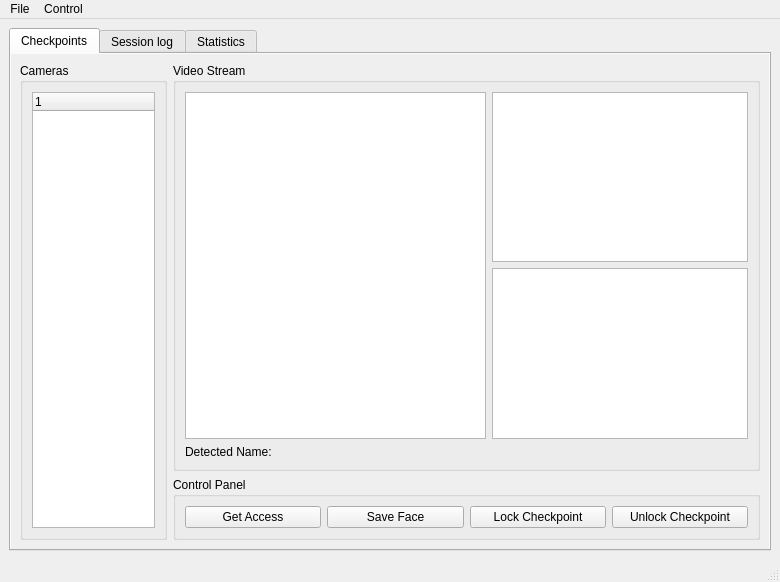
<?xml version="1.0" encoding="UTF-8"?>
<ui version="4.0">
 <author>Kolpakov Denis</author>
 <class>MainWindow</class>
 <widget class="QMainWindow" name="MainWindow">
  <property name="geometry">
   <rect>
    <x>0</x>
    <y>0</y>
    <width>780</width>
    <height>582</height>
   </rect>
  </property>
  <property name="windowTitle">
   <string>BACS Control Panel</string>
  </property>
  <property name="windowIcon">
   <iconset>
    <normaloff>../../../Projects/BiometricACS/BiometricACS/Source/Program.ico</normaloff>../../../Projects/BiometricACS/BiometricACS/Source/Program.ico</iconset>
  </property>
  <widget class="QWidget" name="centralwidget">
   <layout class="QGridLayout" name="gridLayout_2" columnstretch="1,4">
    <item row="0" column="0" rowspan="3" colspan="2">
     <widget class="QTabWidget" name="tabPresenter">
      <property name="autoFillBackground">
       <bool>true</bool>
      </property>
      <property name="currentIndex">
       <number>0</number>
      </property>
      <widget class="QWidget" name="tabCheckpoints">
       <property name="autoFillBackground">
        <bool>true</bool>
       </property>
       <attribute name="title">
        <string>Сheckpoints</string>
       </attribute>
       <layout class="QGridLayout" name="gridLayout_3" columnstretch="1,4">
        <item row="0" column="1">
         <widget class="QGroupBox" name="gbVideoStream">
          <property name="title">
           <string>Video Stream</string>
          </property>
          <layout class="QGridLayout" name="gridLayout" columnstretch="2,0">
           <item row="0" column="1">
            <widget class="QGraphicsView" name="gvLandmarksDetection"/>
           </item>
           <item row="0" column="0" rowspan="2">
            <widget class="QGraphicsView" name="gvFaceDetection">
             <property name="frameShape">
              <enum>QFrame::StyledPanel</enum>
             </property>
             <property name="frameShadow">
              <enum>QFrame::Sunken</enum>
             </property>
            </widget>
           </item>
           <item row="1" column="1">
            <widget class="QGraphicsView" name="gvFaceNormalization"/>
           </item>
           <item row="2" column="0" colspan="2">
            <widget class="QLabel" name="lblDetectedName">
             <property name="text">
              <string>Detected Name:</string>
             </property>
            </widget>
           </item>
          </layout>
         </widget>
        </item>
        <item row="1" column="1">
         <widget class="QGroupBox" name="gbControlPanel">
          <property name="title">
           <string>Control Panel</string>
          </property>
          <layout class="QHBoxLayout" name="horizontalLayout_2">
           <item>
            <widget class="QPushButton" name="btnGetAccess">
             <property name="text">
              <string>Get Access</string>
             </property>
            </widget>
           </item>
           <item>
            <widget class="QPushButton" name="btnSaveFace">
             <property name="text">
              <string>Save Face</string>
             </property>
            </widget>
           </item>
           <item>
            <widget class="QPushButton" name="btnLockCheckpoint">
             <property name="text">
              <string>Lock Checkpoint</string>
             </property>
            </widget>
           </item>
           <item>
            <widget class="QPushButton" name="btnUnlockCheckpoint">
             <property name="text">
              <string>Unlock Checkpoint</string>
             </property>
            </widget>
           </item>
          </layout>
         </widget>
        </item>
        <item row="0" column="0" rowspan="2">
         <widget class="QGroupBox" name="gbCameras">
          <property name="autoFillBackground">
           <bool>false</bool>
          </property>
          <property name="title">
           <string>Cameras</string>
          </property>
          <layout class="QHBoxLayout" name="horizontalLayout">
           <item>
            <widget class="QTreeWidget" name="treeCameras">
             <column>
              <property name="text">
               <string notr="true">1</string>
              </property>
             </column>
            </widget>
           </item>
          </layout>
         </widget>
        </item>
       </layout>
      </widget>
      <widget class="QWidget" name="tabSessionLog">
       <property name="autoFillBackground">
        <bool>true</bool>
       </property>
       <attribute name="title">
        <string>Session log</string>
       </attribute>
       <layout class="QGridLayout" name="gridLayout_4">
        <item row="0" column="0" rowspan="2" colspan="2">
         <widget class="QListView" name="lvVisitsLog"/>
        </item>
       </layout>
      </widget>
      <widget class="QWidget" name="tabStatistics">
       <attribute name="title">
        <string>Statistics</string>
       </attribute>
       <layout class="QGridLayout" name="gridLayout_5">
        <item row="0" column="0">
         <widget class="QLineEdit" name="tbSearchName"/>
        </item>
        <item row="0" column="1">
         <widget class="QPushButton" name="btnSaveStatistics">
          <property name="text">
           <string>Save</string>
          </property>
         </widget>
        </item>
        <item row="1" column="0" colspan="2">
         <widget class="QTableWidget" name="tableStatistics"/>
        </item>
       </layout>
      </widget>
     </widget>
    </item>
   </layout>
  </widget>
  <widget class="QMenuBar" name="menubarMain">
   <property name="geometry">
    <rect>
     <x>0</x>
     <y>0</y>
     <width>780</width>
     <height>21</height>
    </rect>
   </property>
   <widget class="QMenu" name="mFile">
    <property name="title">
     <string>File</string>
    </property>
    <widget class="QMenu" name="menuExport">
     <property name="title">
      <string>Export</string>
     </property>
     <addaction name="actionExportSessionLog"/>
    </widget>
    <addaction name="menuExport"/>
    <addaction name="separator"/>
    <addaction name="actionExit"/>
   </widget>
   <widget class="QMenu" name="menuControl">
    <property name="title">
     <string>Control</string>
    </property>
    <widget class="QMenu" name="menuSettings">
     <property name="title">
      <string>Settings</string>
     </property>
     <addaction name="actionOpenSettings"/>
     <addaction name="actionImportSettings"/>
     <addaction name="actionExportSettings"/>
    </widget>
    <widget class="QMenu" name="menuAccounts">
     <property name="title">
      <string>Accounts</string>
     </property>
     <addaction name="actionRelogin"/>
     <addaction name="actionCreateAccount"/>
     <addaction name="actionExport_Accounts"/>
    </widget>
    <widget class="QMenu" name="menuData">
     <property name="title">
      <string>Data</string>
     </property>
     <addaction name="actionAddBbiometricsData"/>
     <addaction name="actionBackingUpData"/>
    </widget>
    <addaction name="menuData"/>
    <addaction name="menuSettings"/>
    <addaction name="menuAccounts"/>
   </widget>
   <addaction name="mFile"/>
   <addaction name="menuControl"/>
  </widget>
  <widget class="QStatusBar" name="statusbarCurrentEvent"/>
  <action name="actionExportSessionLog">
   <property name="text">
    <string>Session log</string>
   </property>
  </action>
  <action name="actionExit">
   <property name="text">
    <string>Exit</string>
   </property>
  </action>
  <action name="actionOpenSettiongs">
   <property name="text">
    <string>Open</string>
   </property>
  </action>
  <action name="actionImportSettings">
   <property name="text">
    <string>Import</string>
   </property>
  </action>
  <action name="actionExportSettings">
   <property name="text">
    <string>Export</string>
   </property>
  </action>
  <action name="actionRelogin">
   <property name="text">
    <string>Relogin</string>
   </property>
  </action>
  <action name="actionOpenSettings">
   <property name="text">
    <string>Open</string>
   </property>
  </action>
  <action name="actionImportSettings">
   <property name="text">
    <string>Import</string>
   </property>
  </action>
  <action name="actionExportSettings">
   <property name="text">
    <string>Export</string>
   </property>
  </action>
  <action name="actionRelogin">
   <property name="text">
    <string>Relogin</string>
   </property>
  </action>
  <action name="actionExport_Accounts">
   <property name="text">
    <string>Export Accounts</string>
   </property>
  </action>
  <action name="actionCreateAccount">
   <property name="text">
    <string>Create</string>
   </property>
  </action>
  <action name="actionAddBbiometricsData">
   <property name="text">
    <string>Add biometrics data</string>
   </property>
  </action>
  <action name="actionBackingUpData">
   <property name="text">
    <string>Backing up data</string>
   </property>
  </action>
 </widget>
 <tabstops>
  <tabstop>btnGetAccess</tabstop>
  <tabstop>btnSaveFace</tabstop>
  <tabstop>btnLockCheckpoint</tabstop>
  <tabstop>btnUnlockCheckpoint</tabstop>
  <tabstop>gvLandmarksDetection</tabstop>
  <tabstop>tabPresenter</tabstop>
  <tabstop>gvFaceDetection</tabstop>
  <tabstop>lvVisitsLog</tabstop>
  <tabstop>gvFaceNormalization</tabstop>
 </tabstops>
 <resources/>
 <connections/>
</ui>
